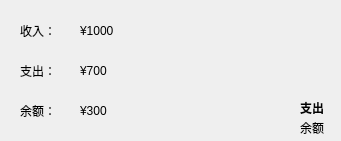
<?xml version="1.0" encoding="UTF-8"?>
<ui version="4.0">
 <class>shouzhi</class>
 <widget class="QWidget" name="shouzhi">
  <property name="geometry">
   <rect>
    <x>0</x>
    <y>0</y>
    <width>341</width>
    <height>141</height>
   </rect>
  </property>
  <property name="windowTitle">
   <string>Form</string>
  </property>
  <widget class="QLabel" name="zhichu">
   <property name="geometry">
    <rect>
     <x>300</x>
     <y>100</y>
     <width>58</width>
     <height>16</height>
    </rect>
   </property>
   <property name="font">
    <font>
     <bold>true</bold>
    </font>
   </property>
   <property name="text">
    <string>支出</string>
   </property>
  </widget>
  <widget class="QLabel" name="yue">
   <property name="geometry">
    <rect>
     <x>300</x>
     <y>120</y>
     <width>58</width>
     <height>16</height>
    </rect>
   </property>
   <property name="text">
    <string>余额</string>
   </property>
  </widget>
  <widget class="QLabel" name="label">
   <property name="geometry">
    <rect>
     <x>20</x>
     <y>20</y>
     <width>41</width>
     <height>21</height>
    </rect>
   </property>
   <property name="text">
    <string>收入：</string>
   </property>
  </widget>
  <widget class="QLabel" name="label_2">
   <property name="geometry">
    <rect>
     <x>20</x>
     <y>60</y>
     <width>41</width>
     <height>21</height>
    </rect>
   </property>
   <property name="text">
    <string>支出：</string>
   </property>
  </widget>
  <widget class="QLabel" name="label_3">
   <property name="geometry">
    <rect>
     <x>20</x>
     <y>100</y>
     <width>41</width>
     <height>21</height>
    </rect>
   </property>
   <property name="text">
    <string>余额：</string>
   </property>
  </widget>
  <widget class="QLabel" name="label_4">
   <property name="geometry">
    <rect>
     <x>80</x>
     <y>10</y>
     <width>81</width>
     <height>41</height>
    </rect>
   </property>
   <property name="text">
    <string>¥1000</string>
   </property>
  </widget>
  <widget class="QLabel" name="label_5">
   <property name="geometry">
    <rect>
     <x>80</x>
     <y>50</y>
     <width>81</width>
     <height>41</height>
    </rect>
   </property>
   <property name="text">
    <string>¥700</string>
   </property>
  </widget>
  <widget class="QLabel" name="label_6">
   <property name="geometry">
    <rect>
     <x>80</x>
     <y>90</y>
     <width>81</width>
     <height>41</height>
    </rect>
   </property>
   <property name="text">
    <string>¥300</string>
   </property>
  </widget>
 </widget>
 <resources/>
 <connections/>
</ui>
